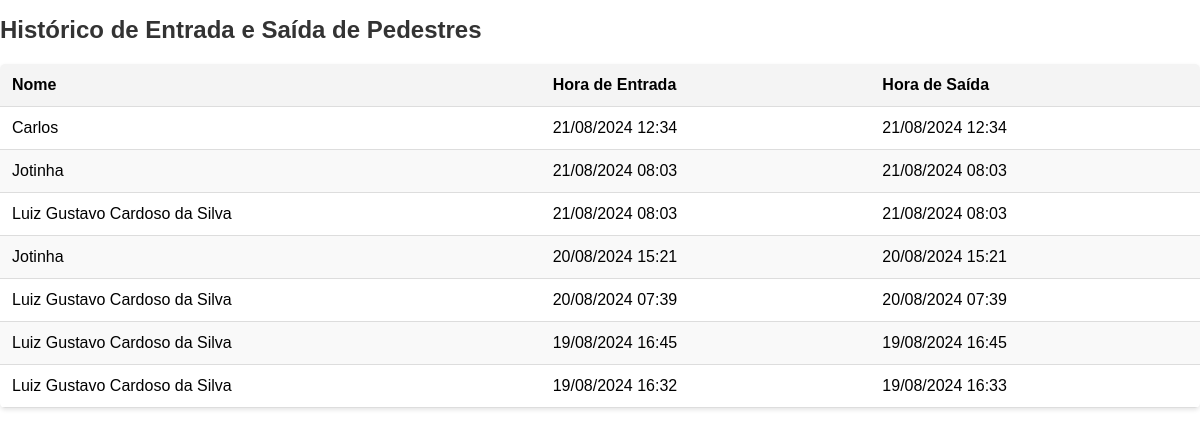
Before: /historico-pedestre/ with the older database file.
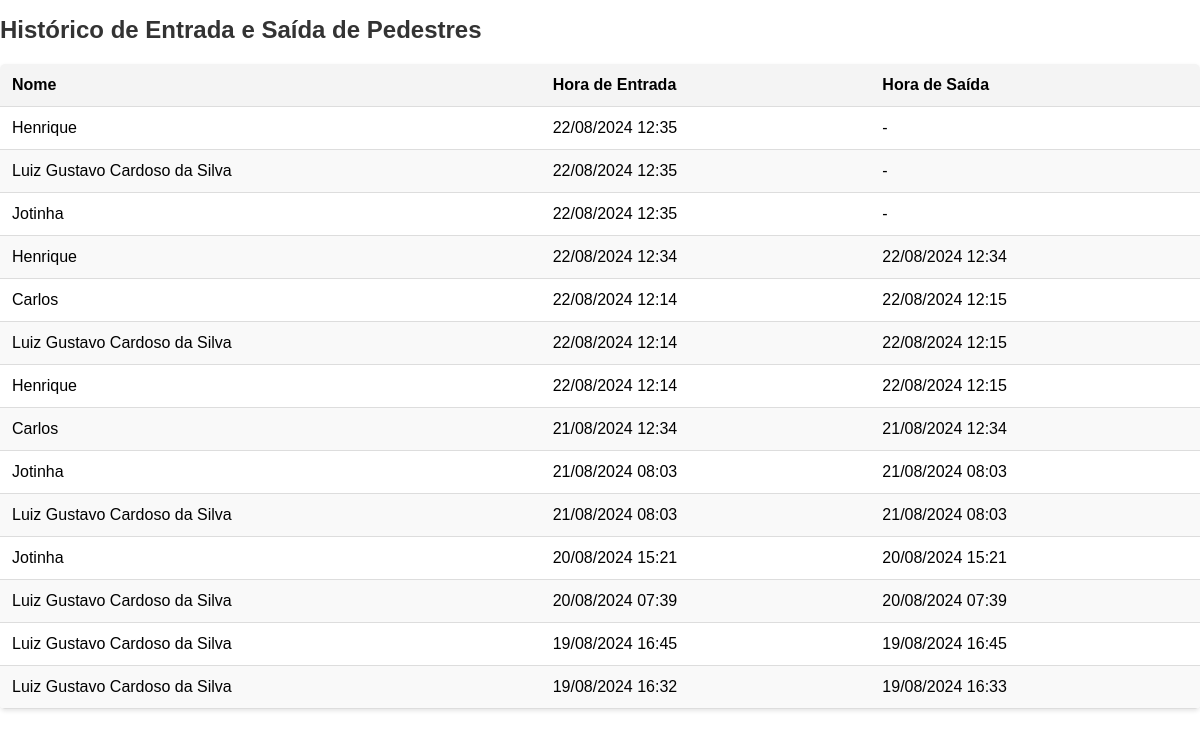
After: the same page with the newer database file.
### core/models.py (models this page shows, shortened)
class EntradaSaidaPedestre(models.Model):
    pedestre = models.ForeignKey(Pedestre, on_delete=models.CASCADE)
    hora_entrada = models.DateTimeField(default=timezone.now)
    hora_saida = models.DateTimeField(null=True, blank=True)

class Pedestre(models.Model):
    nome_completo = models.CharField(max_length=150)
    documento_identificacao = models.CharField(max_length=50, unique=True)
    def __str__(self):
        return self.nome_completo

### core/views.py (the view)
# urls.py: path('historico-pedestre/', views.historico_pedestre, name='historico_pedestre'),
def historico_pedestre(request):
    registros = EntradaSaidaPedestre.objects.all().order_by('-hora_entrada')
    return render(request, 'core/historico_pedestre.html', {'registros': registros})

### core/templates/core/historico_pedestre.html (shortened to what this page needs)
{% load static %}
<!DOCTYPE html>
<html lang="pt-BR">
<head>
    <link rel="stylesheet" href="https://cdnjs.cloudflare.com/ajax/libs/font-awesome/6.4.0/css/all.min.css">
</head>
<body>
    <div class="container">
        <h1>Histórico de Entrada e Saída de Pedestres</h1>
        <table>
            <thead>
                <tr>
                    <th>Nome</th>
                    <th>Hora de Entrada</th>
                    <th>Hora de Saída</th>
                </tr>
            </thead>
            <tbody>
                {% for registro in registros %}
                <tr>
                    <td>{{ registro.pedestre }}</td>
                    <td>{{ registro.hora_entrada|date:"d/m/Y H:i" }}</td>
                    <td>{% if registro.hora_saida %}{{ registro.hora_saida|date:"d/m/Y H:i" }}{% else %}-{% endif %}</td>
                </tr>
                {% empty %}
                <tr>
                    <td colspan="3">Nenhum registro encontrado.</td>
                </tr>
                {% endfor %}
            </tbody>
        </table>
    </div>
</body>
</html>

Changed rows visible on the page:
added EntradaSaidaPedestre: pedestre "Henrique", hora_entrada "22/08/2024 12:35"
added EntradaSaidaPedestre: pedestre "Luiz Gustavo Cardoso da Silva", hora_entrada "22/08/2024 12:35"
added EntradaSaidaPedestre: pedestre "Jotinha", hora_entrada "22/08/2024 12:35"
added EntradaSaidaPedestre: pedestre "Henrique", hora_entrada "22/08/2024 12:34", hora_saida "22/08/2024 12:34"
added EntradaSaidaPedestre: pedestre "Carlos", hora_entrada "22/08/2024 12:14", hora_saida "22/08/2024 12:15"
added EntradaSaidaPedestre: pedestre "Luiz Gustavo Cardoso da Silva", hora_entrada "22/08/2024 12:14", hora_saida "22/08/2024 12:15"
added EntradaSaidaPedestre: pedestre "Henrique", hora_entrada "22/08/2024 12:14", hora_saida "22/08/2024 12:15"
